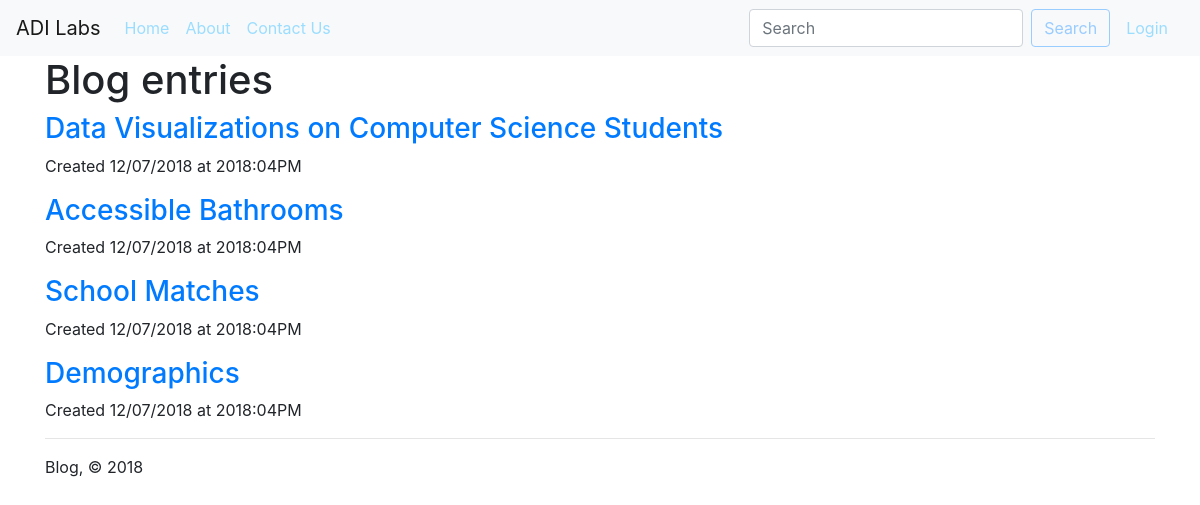
The page / on the database its author committed.
### app.py (models this page shows, shortened)
class Entry(flask_db.Model):
    title = CharField()
    slug = CharField(unique=True)
    content = TextField()
    published = BooleanField(index=True)
    timestamp = DateTimeField(default=datetime.datetime.now, index=True)
    @classmethod
    def public(cls):
        return Entry.select().where(Entry.published)

### app.py (the view)
@app.route('/')
def index():
    search_query = request.args.get('q')
    if search_query:
        query = Entry.search(search_query)
    else:
        query = Entry.public().order_by(Entry.timestamp.desc())
    return object_list(
        'index.html',
        query,
        search=search_query,
        check_bounds=False)

### templates/index.html (shortened to what this page needs)
{% extends "base.html" %}
{% block content_title %}{% if search %}Search "{{ search }}"{% else %}Blog entries{% endif %}{% endblock %}
{% block content %}
  {% for entry in object_list %}
    <h3>
      <a href="{% if entry.published %}{{ url_for('detail', slug=entry.slug) }}{% else %}{{ url_for('edit', slug=entry.slug) }}{% endif %}">
        {{ entry.title }}
      </a>
    </h3>
    <p>Created {{ entry.timestamp.strftime('%m/%d/%Y at %G:%I%p') }}</p>
  {% else %}
    <p>No entries have been created yet.</p>
  {% endfor %}
{% endblock %}

### rows shown on the page
Entry: title "Data Visualizations on Computer Science Students", timestamp "12/07/2018 at 2018:04PM"
Entry: title "Accessible Bathrooms", timestamp "12/07/2018 at 2018:04PM"
Entry: title "School Matches", timestamp "12/07/2018 at 2018:04PM"
Entry: title "Demographics", timestamp "12/07/2018 at 2018:04PM"
